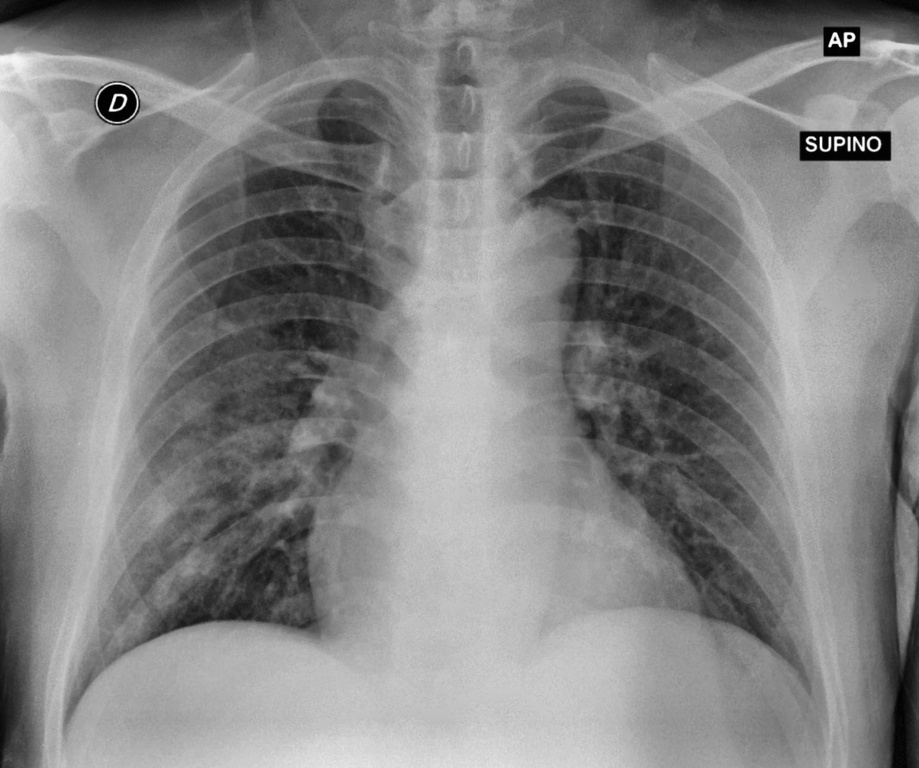
#> input picture dataset/covid/081.jpg, 919 x 768 px, shrunk from 1536 x 1283 before the run, given as the content of the folder /content, which was not available
$ jupyter execute --allow-errors 01_01_PreProcessing.ipynb   (shell and % lines are left out)   (text cells are left out)
#> lines starting #> are read from the running program, lines starting #| are printed output that depends on the picture
[cell 1]
from google.colab import drive as drive
#> (the rest of this cell did not finish here and is left out)

[cell 2]
# Access a public Github repos
%cd '/content'

[cell 3]
import pandas as pd
import numpy as np
import os
import matplotlib.pyplot as plt
import cv2
from PIL import Image

[cell 4]
# @title
def DataSetSummary (local_path, tabs):
  # Take list of files & folders in local folder
  all_items = os.listdir(local_path)

  # Filter folder list
  folders = [item for item in all_items if os.path.isdir(os.path.join(local_path, item))]

  # Print summary information if folders > 0:
  if(len(folders) > 0):
    indent = '\t' * tabs
    print("{}Tổng số thư mục: {}".format(indent, len(folders)))
    for folder in folders:
      folder_path = os.path.join(local_path, folder)
      files_in_folder = len(os.listdir(folder_path))
      print("{}-Thư mục: {}, Số tệp: {}".format(indent, folder, files_in_folder))
      DataSetSummary(folder_path, tabs+1)

# DataSetSummary(local_path, 0)

[cell 5]
# import os

# Hierarchical local folder in Colab
repository_folder = ["COVID19_Pneumonia_Normal_Chest_Xray_PA"]

for folder in repository_folder:
  local_path = '/content/' + folder + '/dataset'
  # local_path = '/content/' + folder + '/sample'
  DataSetSummary(local_path, 0)

[cell 6]
%cd /content/drive/MyDrive/Colab Notebooks/Thesis/Preprocessing

[cell 7]
# Set the path to your dataset
dataset_path = '/content/COVID19_Pneumonia_Normal_Chest_Xray_PA/sample'
# dataset_path = '/content/COVID19_Pneumonia_Normal_Chest_Xray_PA/dataset'

[cell 8]
import os

class Image:
    def __init__(self, path, label):
        # self.image = cv2.imread(path) # directly read
        self.path = path # only directory
        self.label = label

def load_images_from_folder(dataset_path):
    images = []
    # labels = [] # direct
    for class_name in os.listdir(dataset_path):
        class_folder_path = os.path.join(dataset_path, class_name)
        if os.path.isdir(class_folder_path):
            for image_name in os.listdir(class_folder_path):
                image_path = os.path.join(class_folder_path, image_name)
                img = Image(image_path, class_name)
                images.append(img)
                # labels.append(img.label) # direct
    # return images, labels # direct
    return images

images = load_images_from_folder(dataset_path)
# for class_name, imgs in images.items():
#     for img in imgs:
#         print(f"Path: {img.path}, Label: {img.label}")

[cell 9]
def load_images_from_folder(dataset_path, images_per_class=None):
    images = {}
    for class_name in os.listdir(dataset_path):
        class_folder_path = os.path.join(dataset_path, class_name)
        if os.path.isdir(class_folder_path):
            count = 0
            images[class_name] = []
            for image_name in os.listdir(class_folder_path):
                if images_per_class is None or count < images_per_class:
                    image_path = os.path.join(class_folder_path, image_name)
                    img = Image(image_path, class_name)
                    images[class_name].append(img)
                    count += 1
    return images

def imshow(images, images_per_class=None):
    for class_name, imgs in images.items():
        plt.figure(figsize=(30,30))
        print(f'Class {class_name}')
        for i in range(min(images_per_class if images_per_class else len(imgs), len(imgs))):
            plt.subplot(1, images_per_class if images_per_class else len(imgs), i+1)
            img = cv2.imread(imgs[i].path)
            # img = cv2.cvtColor(img, cv2.COLOR_BGR2RGB)
            plt.imshow(img)
            # plt.title(os.path.basename(imgs[i].path))
            plt.axis('off')
        plt.show()

# Example usage:
images = load_images_from_folder(dataset_path)
imshow(images, 10)

[cell 10]
from PIL import Image

def get_image_specifications(image_path):
    # Open the image file
    with Image.open(image_path) as img:
        # Get image specifications
        image_format = img.format
        image_mode = img.mode
        image_size = img.size
        image_width, image_height = img.size
        image_color = img.getcolors()

    return f"Image Format: {image_format}\nImage Mode: {image_mode}\nImage Size: {image_size} pixels (Width: {image_width}, Height: {image_height})\nImage Colors: {image_color}"

# Example usage:
# image_path = "/content/COVID19_Pneumonia_Normal_Chest_Xray_PA/sample/pneumonia/00001182_004.png"
print('images.keys:', images.keys())
#> (the rest of this cell did not finish here and is left out)

[cell 11]
import os
import cv2
import numpy as np
from shutil import copyfile

# Define that paths
# dataset_path = '/content/COVID19_Pneumonia_Normal_Chest_Xray_PA/sample'
output_path = '/content/drive/MyDrive/Colab Notebooks/Thesis/Preprocessing/Massive_CLAHE_medianF3x3'

# Create the output directory if it doesn't exist
os.makedirs(output_path, exist_ok=True)

# Get the list of child class folders
child_folders = os.listdir(dataset_path)

# Process each child class folder
for folder in child_folders:
    # Create the output folder for the current child class
    output_folder = os.path.join(output_path, folder)
    os.makedirs(output_folder, exist_ok=True)

    # Get the list of image files in the current child class folder
    folder_path = os.path.join(dataset_path, folder)
    image_files = os.listdir(folder_path)

    # # List of lossless formats
    # lossless_formats = ['.png']

    # Process each image file
    for image_file in image_files:
        # Read the image
        image_path = os.path.join(folder_path, image_file)
        img = cv2.imread(image_path)
#> img is the input picture: shape (768, 919, 3); min 0, max 255, mean 131.1

        # # Preprocess the image
        # Convert the image to grayscale
        gray = cv2.cvtColor(img, cv2.COLOR_BGR2GRAY)

        # CLAHE (Contrast Limited Adaptive Histogram Equalization)
        # create a CLAHE object (Arguments are optional).
        clahe = cv2.createCLAHE(clipLimit=2.0, tileGridSize=(8,8))
        cl1 = clahe.apply(gray)
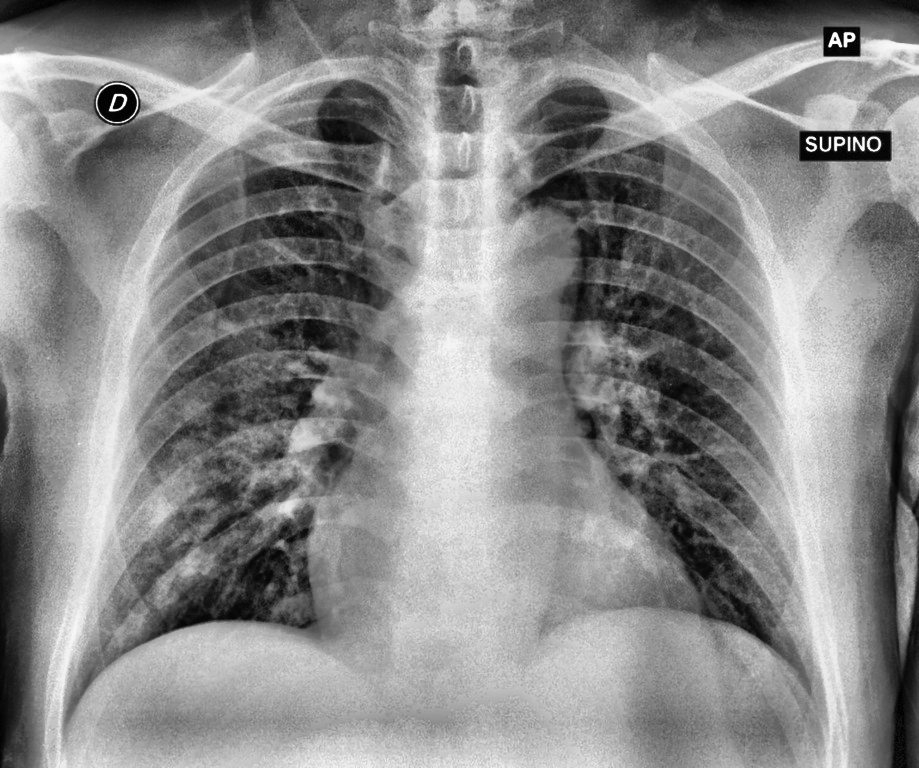
#> cl1: shape (768, 919); min 0, max 255, mean 136.7

        # Apply median filter
        median = cv2.medianBlur(cl1, 3)

        # # Reverse the image (if GRAY2BGR)
        # reversed_img = 255 - cl1
        # # Convert the reversed image back to color
        # color_img = cv2.cvtColor(reversed_img, cv2.COLOR_GRAY2BGR)

        # Export the preprocessed image to the output folder
        filename, extension = os.path.splitext(image_file)
        # output_image_path = os.path.join(output_folder, image_file)
        output_image_path = os.path.join(output_folder, filename + '.jpg')
        # cv2.imwrite(output_image_path, img)
        # cv2.imwrite(output_image_path, cl1)
        # cv2.imwrite(output_image_path, color_img)
        cv2.imwrite(output_image_path, median)
        # cv2.imwrite(output_image_path, final_img)


$ run again, on dataset/normal/00000016_000.jpg
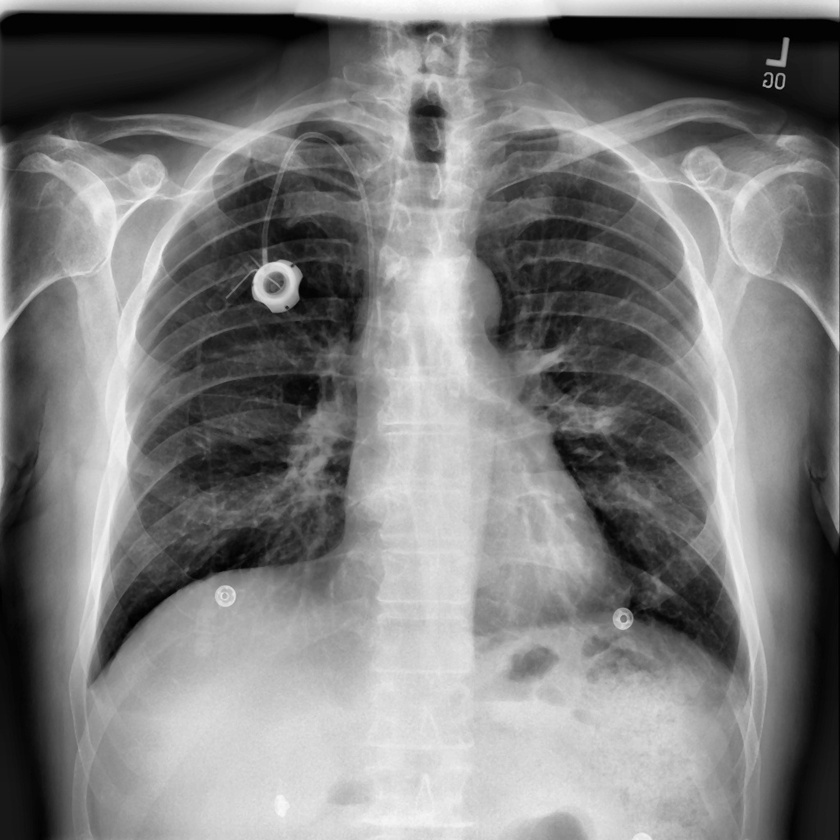
#> input picture dataset/normal/00000016_000.jpg, 840 x 840 px, shrunk from 1024 x 1024 before the run, given as the content of the folder /content, which was not available
#> img is the input picture: shape (840, 840, 3); min 0, max 254, mean 124.8
#> `cl1 = clahe.apply(gray)`:
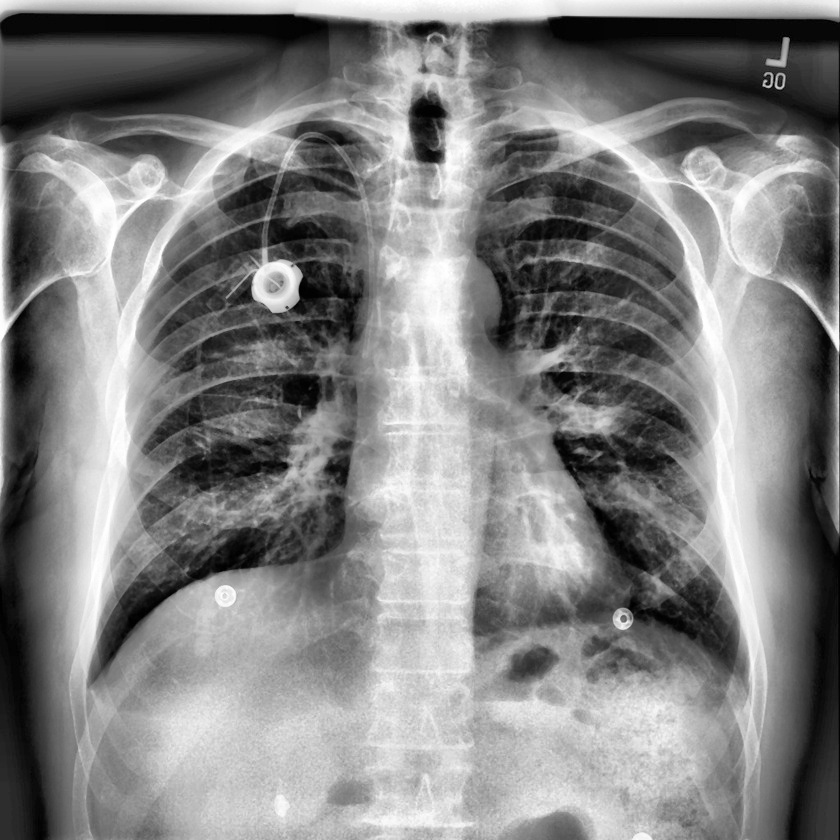
#> cl1: shape (840, 840); min 0, max 255, mean 130

$ run again, on dataset/pneumonia/00000218_001.jpg
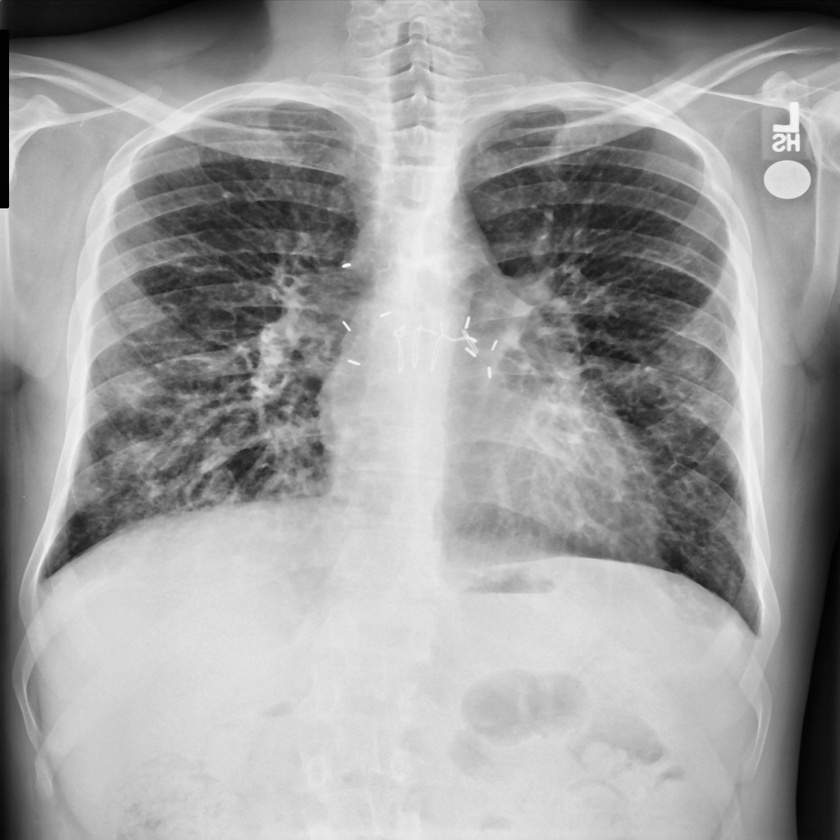
#> input picture dataset/pneumonia/00000218_001.jpg, 840 x 840 px, shrunk from 1024 x 1024 before the run, given as the content of the folder /content, which was not available
#> img is the input picture: shape (840, 840, 3); min 0, max 251, mean 158
#> `cl1 = clahe.apply(gray)`:
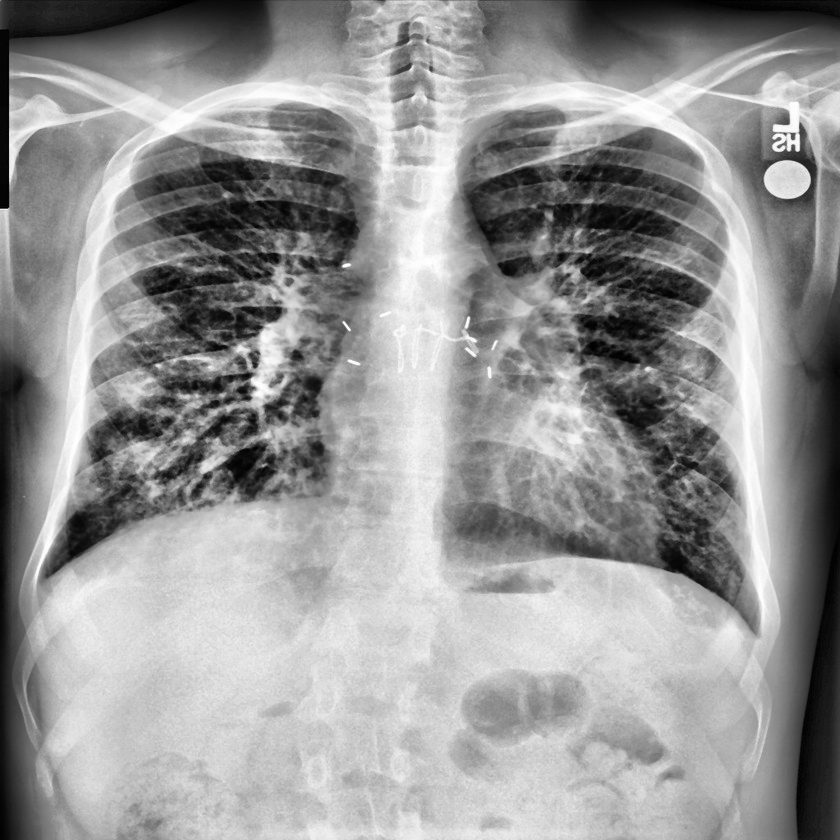
#> cl1: shape (840, 840); min 0, max 255, mean 150.1
